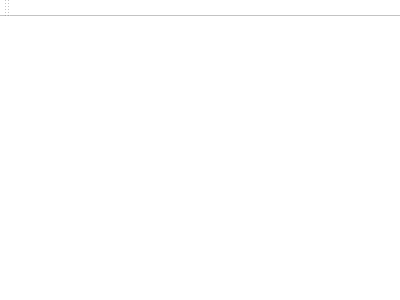
<?xml version="1.0" encoding="UTF-8"?>
<ui version="4.0">
 <class>MainWindow</class>
 <widget class="QMainWindow" name="MainWindow">
  <property name="geometry">
   <rect>
    <x>0</x>
    <y>0</y>
    <width>400</width>
    <height>300</height>
   </rect>
  </property>
  <property name="windowTitle">
   <string>MainWindow</string>
  </property>
  <property name="styleSheet">
   <string notr="true">background:#fff</string>
  </property>
  <widget class="QWidget" name="centralWidget"/>
  <widget class="QMenuBar" name="menuBar">
   <property name="geometry">
    <rect>
     <x>0</x>
     <y>0</y>
     <width>400</width>
     <height>26</height>
    </rect>
   </property>
  </widget>
  <widget class="QToolBar" name="mainToolBar">
   <attribute name="toolBarArea">
    <enum>TopToolBarArea</enum>
   </attribute>
   <attribute name="toolBarBreak">
    <bool>false</bool>
   </attribute>
  </widget>
  <widget class="QStatusBar" name="statusBar"/>
 </widget>
 <layoutdefault spacing="6" margin="11"/>
 <resources/>
 <connections/>
</ui>
